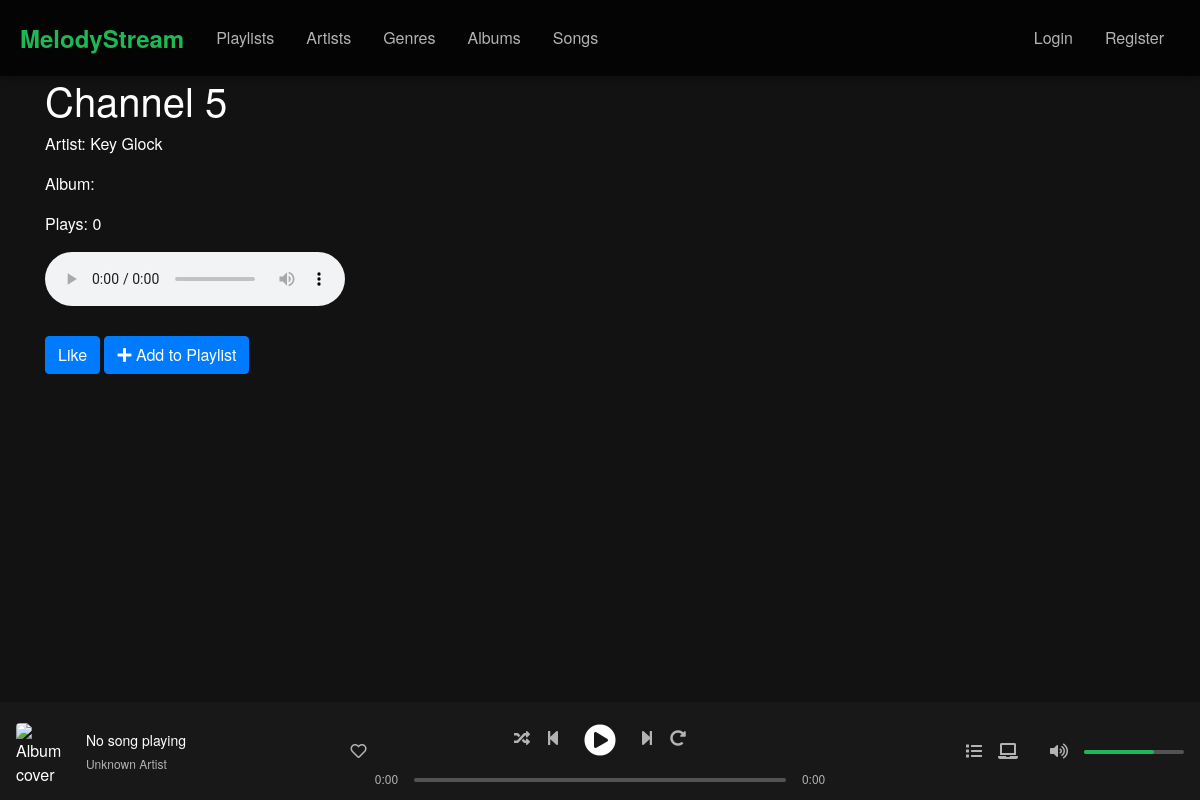
The page /music/12/ on the database its author committed.
### music/models.py (models this page shows, shortened)
class Song(models.Model):
    title = models.CharField(max_length=255)
    artist = models.ForeignKey(Artist, on_delete=models.CASCADE, related_name='songs')
    audio_file = models.FileField(upload_to='songs/')
    cover_image = models.ImageField(upload_to='covers/')
    upload_date = models.DateTimeField(auto_now_add=True)
    genre = models.ManyToManyField(Genre, related_name='songs')  # Many-to-Many relationship with Genre
    likes =  models.ManyToManyField(User, related_name="liked_songs", blank=True)
    plays = models.PositiveIntegerField(default=0)
    album = models.ForeignKey(Album, on_delete=models.CASCADE, related_name="songs")
    duration = models.DurationField(null=True, blank=True)

class Artist(models.Model):
    name = models.CharField(max_length=100)
    bio = models.TextField(blank=True, null=True)
    image = models.ImageField(upload_to='artists/', blank=True, null=True)
    website = models.URLField(blank=True, null=True)
    spotify = models.URLField(blank=True, null=True)
    is_featured = models.BooleanField(default=False)
    def __str__(self):
        return self.name

### music/views.py (the view)
# urls.py: path('<int:song_id>/', views.song_detail, name='song_detail'),
def song_detail(request, song_id):
    song = get_object_or_404(Song, id=song_id)
    return render(request, 'song_detail.html', {'song': song})

### music_platform/templates/song_detail.html (shortened to what this page needs)
{% extends 'base.html' %}
{% block content %}
<div class="container">
    <h1>{{ song.title }}</h1>
    <p>Artist: {{ song.artist }}</p>
    <p>Album: <a href="{% url 'album_detail' song.album.id %}">{{ song.album.name }}</a></p>
    <p>Plays: {{ song.plays }}</p>
    <audio controls>
        <source src="{{ song.file.url }}" type="audio/mpeg">
    </audio>
    <br><br>
    <a href="{% url 'like_song' song.id %}" class="btn btn-primary">Like</a>
    <button class="btn btn-primary add-to-playlist" data-song-id="{{ song.id }}">
        <i class="fas fa-plus"></i> Add to Playlist
    </button>
</div>
{% endblock %}

### static/css/music_platform.css (style rules this page uses)
:root { --primary-color: #1DB954; --dark-bg: #121212; --card-bg: #181818; --card-hover: #282828; --text-primary: #FFFFFF; --text-secondary: #B3B3B3; --border-color: #333333; }
body { background-color: var(--dark-bg); color: var(--text-primary); font-family: 'Circular', 'Helvetica Neue', Arial, sans-serif; margin: 0; padding: 0; }

### rows shown on the page
Song: title "Channel 5", artist "Key Glock", plays "0"
